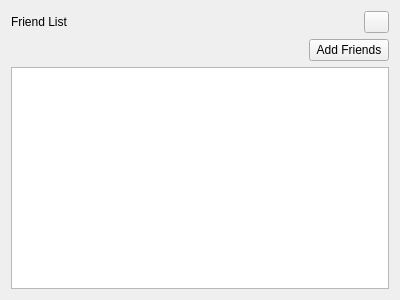
<?xml version="1.0" encoding="UTF-8"?>
<ui version="4.0">
 <class>FriendsPopup</class>
 <widget class="QWidget" name="FriendsPopup">
  <property name="geometry">
   <rect>
    <x>0</x>
    <y>0</y>
    <width>400</width>
    <height>300</height>
   </rect>
  </property>
  <property name="windowTitle">
   <string>Form</string>
  </property>
  <layout class="QVBoxLayout" name="verticalLayout">
   <item>
    <layout class="QHBoxLayout" name="horizontalLayout">
     <property name="topMargin">
      <number>0</number>
     </property>
     <item>
      <widget class="QLabel" name="label">
       <property name="styleSheet">
        <string notr="true">font: 700 16pt &quot;맑은 고딕&quot;;</string>
       </property>
       <property name="text">
        <string>Friend List</string>
       </property>
      </widget>
     </item>
     <item>
      <widget class="QPushButton" name="closeButton">
       <property name="sizePolicy">
        <sizepolicy hsizetype="Minimum" vsizetype="Minimum">
         <horstretch>0</horstretch>
         <verstretch>0</verstretch>
        </sizepolicy>
       </property>
       <property name="maximumSize">
        <size>
         <width>25</width>
         <height>25</height>
        </size>
       </property>
       <property name="text">
        <string/>
       </property>
       <property name="icon">
        <iconset theme="QIcon::ThemeIcon::ApplicationExit"/>
       </property>
      </widget>
     </item>
    </layout>
   </item>
   <item>
    <layout class="QHBoxLayout" name="horizontalLayout_2">
     <property name="topMargin">
      <number>0</number>
     </property>
     <item>
      <spacer name="horizontalSpacer">
       <property name="orientation">
        <enum>Qt::Orientation::Horizontal</enum>
       </property>
       <property name="sizeHint" stdset="0">
        <size>
         <width>40</width>
         <height>20</height>
        </size>
       </property>
      </spacer>
     </item>
     <item>
      <widget class="QPushButton" name="addButton">
       <property name="text">
        <string>Add Friends</string>
       </property>
      </widget>
     </item>
    </layout>
   </item>
   <item>
    <layout class="QVBoxLayout" name="verticalLayout_2">
     <item>
      <widget class="QTableView" name="tableView">
       <property name="lineWidth">
        <number>1</number>
       </property>
       <property name="sortingEnabled">
        <bool>true</bool>
       </property>
      </widget>
     </item>
    </layout>
   </item>
  </layout>
 </widget>
 <resources/>
 <connections/>
</ui>
